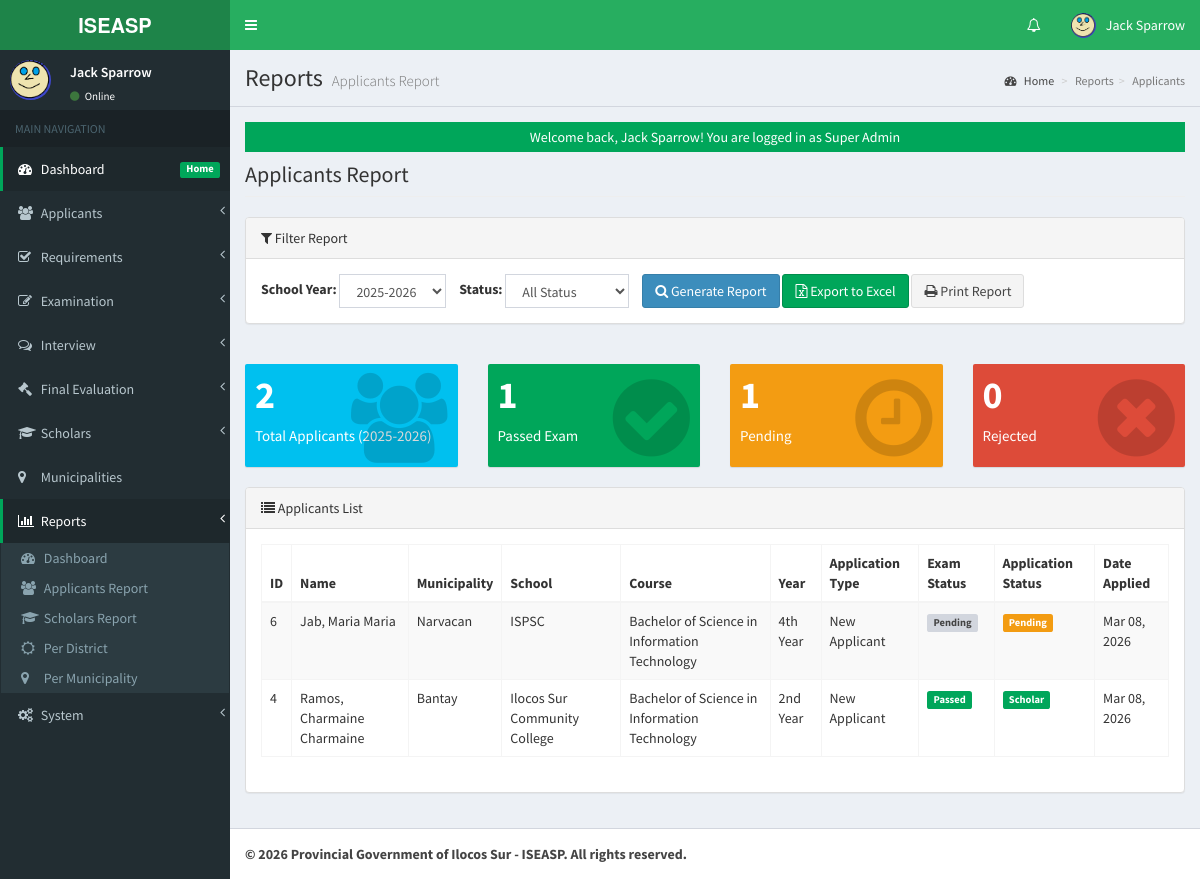
Page /admin/reports/index.php?view=applicants (signed in) on the committed database.
### tables this page shows
CREATE TABLE `tblusers` (
  `USERID` int(11) NOT NULL AUTO_INCREMENT,
  `FULLNAME` varchar(150) NOT NULL,
  `USERNAME` varchar(100) NOT NULL,
  `PASS` varchar(255) NOT NULL,
  `ROLE` enum('Super Admin','Admin','Evaluator','Staff') DEFAULT 'Admin',
  `PICLOCATION` varchar(255) DEFAULT NULL,
  `EMAIL` varchar(150) DEFAULT NULL,
  `DATECREATED` datetime DEFAULT current_timestamp(),
  `LAST_LOGIN` datetime DEFAULT NULL,
  `LAST_ACTIVITY` datetime DEFAULT NULL,
  `IP_ADDRESS` varchar(45) DEFAULT NULL,
  PRIMARY KEY (`USERID`),
  UNIQUE KEY `USERNAME` (`USERNAME`),
  KEY `idx_username` (`USERNAME`),
  KEY `idx_role` (`ROLE`)
);

CREATE TABLE `tbl_applicants` (
  `APPLICANTID` int(11) NOT NULL AUTO_INCREMENT,
  `FIRSTNAME` varchar(100) NOT NULL,
  `MIDDLENAME` varchar(100) DEFAULT NULL,
  `LASTNAME` varchar(100) NOT NULL,
  `SUFFIX` varchar(10) DEFAULT NULL,
  `LRN` varchar(12) DEFAULT NULL,
  `BIRTHDATE` date DEFAULT NULL,
  `BIRTHPLACE` varchar(200) DEFAULT NULL,
  `GENDER` enum('Male','Female','Other') DEFAULT NULL,
  `CIVIL_STATUS` enum('Single','Married','Widowed','Separated') DEFAULT 'Single',
  `RELIGION` varchar(100) DEFAULT NULL,
  `NATIONALITY` varchar(50) DEFAULT 'Filipino',
  `PERMANENT_ADDRESS` text DEFAULT NULL,
  `CURRENT_ADDRESS` text DEFAULT NULL,
  `DISTRICT` varchar(100) DEFAULT NULL,
  `MUNICIPALITY` varchar(100) DEFAULT NULL,
  `BARANGAY` varchar(100) DEFAULT NULL,
  `COURSE` varchar(150) NOT NULL,
  `SCHOOL` varchar(150) NOT NULL,
  `YEARLEVEL` varchar(50) NOT NULL,
  `GPA` decimal(5,2) DEFAULT NULL,
  `CONTACT` varchar(20) NOT NULL,
  `EMAIL` varchar(150) NOT NULL,
  `FACEBOOK_URL` varchar(255) DEFAULT NULL,
  `EMERGENCY_CONTACT_NAME` varchar(150) DEFAULT NULL,
  `EMERGENCY_CONTACT_NUMBER` varchar(20) DEFAULT NULL,
  `EMERGENCY_CONTACT_RELATION` varchar(50) DEFAULT NULL,
  `APPLICATION_TYPE` enum('New Applicant','Renewal') DEFAULT 'New Applicant',
  `SCHOOL_YEAR` varchar(20) DEFAULT NULL,
  `SEMESTER` enum('1st Semester','2nd Semester','Summer') DEFAULT '1st Semester',
  `IS_4PS_BENEFICIARY` enum('Yes','No') DEFAULT 'No',
  `IS_INDIGENOUS` enum('Yes','No') DEFAULT 'No',
  `FAMILY_ANNUAL_INCOME` decimal(10,2) DEFAULT NULL,
  `PARENT_OCCUPATION` varchar(100) DEFAULT NULL,
  `STATUS` enum('Pending','Approved','Rejected','For Interview','Qualified','Scholar','Graduated') DEFAULT 'Pending',
  `EXAM_STATUS` enum('Pending','Passed','Failed') DEFAULT 'Pending',
  `REQUIREMENT_STATUS` enum('Complete','Incomplete','Pending') DEFAULT 'Pending',
  `REQUIREMENT_DATE` datetime DEFAULT NULL,
  `EXAM_SLIP_NUMBER` varchar(50) DEFAULT NULL,
  `EXAM_SLIP_GENERATED` datetime DEFAULT NULL,
  `EXAM_DATE` date DEFAULT NULL,
  `EXAM_TIME` time DEFAULT NULL,
  `EXAM_VENUE` varchar(255) DEFAULT NULL,
  `EXAM_NOTES` text DEFAULT NULL,
  `CREATED_BY` int(11) NOT NULL,
  `DATECREATED` datetime DEFAULT current_timestamp(),
  `UPDATED_BY` int(11) DEFAULT NULL,
  `LAST_UPDATED` datetime DEFAULT NULL ON UPDATE current_timestamp(),
  PRIMARY KEY (`APPLICANTID`),
  KEY `CREATED_BY` (`CREATED_BY`),
  KEY `idx_lrn` (`LRN`),
  KEY `idx_status` (`STATUS`),
  KEY `idx_exam_status` (`EXAM_STATUS`),
  KEY `idx_requirement_status` (`REQUIREMENT_STATUS`),
  KEY `idx_school_year` (`SCHOOL_YEAR`),
  KEY `idx_municipality` (`MUNICIPALITY`),
  KEY `idx_district` (`DISTRICT`),
  KEY `idx_datecreated` (`DATECREATED`),
  KEY `idx_updated_by` (`UPDATED_BY`),
  CONSTRAINT `fk_applicant_creator` FOREIGN KEY (`CREATED_BY`) REFERENCES `tblusers` (`USERID`),
  CONSTRAINT `fk_applicant_updater` FOREIGN KEY (`UPDATED_BY`) REFERENCES `tblusers` (`USERID`) ON DELETE SET NULL
);

### admin/reports/applicants.php (the view, shortened to what the rows shown need)
<?php
global $mydb;
$sy = isset($_GET['sy']) ? $_GET['sy'] : '2025-2026';
?>
<div class="row">
    <div class="col-lg-12">
        <h1 class="page-header">Applicants Report</h1>
    </div>
</div>
                <?php
                $mydb->setQuery("SELECT COUNT(*) as total FROM tbl_applicants WHERE SCHOOL_YEAR = '$sy'");
                $mydb->executeQuery();
                ?>
                <?php
                $mydb->setQuery("SELECT COUNT(*) as total FROM tbl_applicants WHERE SCHOOL_YEAR = '$sy' AND EXAM_STATUS = 'Passed'");
                $mydb->executeQuery();
                ?>
                <?php
                $mydb->setQuery("SELECT COUNT(*) as total FROM tbl_applicants WHERE SCHOOL_YEAR = '$sy' AND STATUS = 'Pending'");
                $mydb->executeQuery();
                ?>
                <?php
                $mydb->setQuery("SELECT COUNT(*) as total FROM tbl_applicants WHERE SCHOOL_YEAR = '$sy' AND STATUS = 'Rejected'");
                $mydb->executeQuery();
                ?>
<div class="row">
    <div class="col-lg-12">
        <div class="panel panel-default">
            <div class="panel-body">
                <div class="table-responsive">
                    <table id="report-table" class="table table-striped table-bordered">
                        <thead>
                            <tr>
                                <th>ID</th>
                                <th>Name</th>
                                <th>Municipality</th>
                                <th>School</th>
                                <th>Course</th>
                                <th>Year</th>
                                <th>Application Type</th>
                                <th>Exam Status</th>
                                <th>Application Status</th>
                                <th>Date Applied</th>
                            </tr>
                        </thead>
                        <tbody>
                            <?php
                            $where = "WHERE SCHOOL_YEAR = '$sy'";
                            $sql = "SELECT * FROM tbl_applicants $where ORDER BY DATECREATED DESC";
                            $mydb->setQuery($sql);
                            $mydb->executeQuery();
                            $applicants = $mydb->loadResultList();
                            foreach ($applicants as $a):
                            ?>
                            <tr>
                                <td><?= $a->APPLICANTID ?></td>
                                <td><?= htmlspecialchars($a->LASTNAME . ', ' . $a->FIRSTNAME . ' ' . ($a->MIDDLENAME ?? '')) ?></td>
                                <td><?= htmlspecialchars($a->MUNICIPALITY ?? 'N/A') ?></td>
                                <td><?= htmlspecialchars($a->SCHOOL ?? 'N/A') ?></td>
                                <td><?= htmlspecialchars($a->COURSE ?? 'N/A') ?></td>
                                <td><?= $a->YEARLEVEL ?></td>
                                <td><?= $a->APPLICATION_TYPE ?></td>
                                <td>
                                    <span class="label label-<?= $a->EXAM_STATUS == 'Passed' ? 'success' : ($a->EXAM_STATUS == 'Failed' ? 'danger' : 'default') ?>">
                                        <?= $a->EXAM_STATUS ?>
                                    </span>
                                </td>
                                <td>
                                    <span class="label label-<?=
                                        $a->STATUS == 'Scholar' ? 'success' :
                                        ($a->STATUS == 'Qualified' ? 'primary' :
                                        ($a->STATUS == 'For Interview' ? 'info' :
                                        ($a->STATUS == 'Pending' ? 'warning' :
                                        ($a->STATUS == 'Rejected' ? 'danger' : 'default')))) ?>">
                                        <?= $a->STATUS ?>
                                    </span>
                                </td>
                                <td><?= date('M d, Y', strtotime($a->DATECREATED)) ?></td>
                            </tr>
                            <?php endforeach; ?>
                        </tbody>
                    </table>
                </div>
            </div>
        </div>
    </div>
</div>

### admin/theme/templates.php (shortened to what the rows shown need)
<!DOCTYPE html>
<html>
<head>
    <link rel="stylesheet" href="<?php echo web_root;?>bootstrap/css/bootstrap.min.css">
    <link rel="stylesheet" href="<?php echo web_root;?>plugins/font-awesome/css/font-awesome.min.css">
    <link rel="stylesheet" href="<?php echo web_root;?>dist/css/AdminLTE.min.css">
    <link rel="stylesheet" href="<?php echo web_root;?>dist/css/skins/_all-skins.min.css">
    <link rel="stylesheet" href="<?php echo web_root;?>plugins/iCheck/flat/blue.css">
    <link rel="stylesheet" href="<?php echo web_root;?>plugins/datatables/dataTables.bootstrap.css">
    <link rel="stylesheet" href="<?php echo web_root;?>plugins/datepicker/datepicker3.css">
    <link rel="stylesheet" href="<?php echo web_root;?>plugins/daterangepicker/daterangepicker-bs3.css">
    <link rel="stylesheet" href="<?php echo web_root;?>plugins/bootstrap-wysihtml5/bootstrap3-wysihtml5.min.css">
</head>
<body class="hold-transition skin-green fixed sidebar-mini">
    <div class="wrapper">
        <header class="main-header">
            <nav class="navbar navbar-static-top" role="navigation">
                <div class="navbar-custom-menu">
                    <ul class="nav navbar-nav">
                        <?php
                        $user = New User();
                        $singleuser = $user->single_user($_SESSION['ADMIN_USERID']);
                        ?>
                        <li class="dropdown user user-menu">
                            <a href="#" class="dropdown-toggle" data-toggle="dropdown">
                                <img src="<?php echo web_root.'admin/user/photos/'. $singleuser->PICLOCATION;?>" class="user-image" alt="User Image">
                                <span class="hidden-xs"><?php echo $singleuser->FULLNAME; ?></span>
                            </a>
                        </li>
                    </ul>
                </div>
            </nav>
        </header>
        <aside class="main-sidebar">
            <section class="sidebar">
                <div class="user-panel">
                    <div class="pull-left image">
                        <img src="<?php echo web_root.'admin/user/photos/'. $singleuser->PICLOCATION;?>" class="img-circle" alt="User Image"  style="height: 40px;">
                    </div>
                    <div class="pull-left info">
                        <p><?php echo $singleuser->FULLNAME; ?></p>
                        <a href="#"><i class="fa fa-circle text-success"></i> Online</a>
                    </div>
                </div>
            </section>
        </aside>
        <div class="content-wrapper">
            <section class="content-header">
                <h1>
                    <?php echo isset($title) ? $title : 'Dashboard'; ?>
                    <small><?php echo isset($subtitle) ? $subtitle : 'Control Panel'; ?></small>
                </h1>
            </section>
            <section class="content">
                <?php
                if (isset($content) && file_exists($content)) {
                    require_once $content;
                } else {
                    echo '<div class="alert alert-danger">Content file not found!</div>';
                }
                ?>
            </section>
        </div>
    </div>
</body>
</html>

### rows in the picture
tblusers: PICLOCATION (picture), FULLNAME "Jack Sparrow"
tbl_applicants: APPLICANTID "6", LASTNAME+FIRSTNAME+MIDDLENAME "Jab, Maria Maria", MUNICIPALITY "Narvacan", SCHOOL "ISPSC", COURSE "Bachelor of Science in Information Technology", YEARLEVEL "4th Year", APPLICATION_TYPE "New Applicant", EXAM_STATUS "Pending", STATUS "Pending", DATECREATED "Mar 08, 2026"
tbl_applicants: APPLICANTID "4", LASTNAME+FIRSTNAME+MIDDLENAME "Ramos, Charmaine Charmaine", MUNICIPALITY "Bantay", SCHOOL "Ilocos Sur Community College", COURSE "Bachelor of Science in Information Technology", YEARLEVEL "2nd Year", APPLICATION_TYPE "New Applicant", EXAM_STATUS "Passed", STATUS "Scholar", DATECREATED "Mar 08, 2026"

### other values in the picture
$title "Reports"
$subtitle "Applicants Report"
str_replace('_', ' ', $_GET['view']) "Applicants"
$_SESSION['message'] "Welcome back, Jack Sparrow! You are logged in as Super Admin"
$total->total "2"
$sy "2025-2026"
$passed->total "1"
$pending->total "1"
$rejected->total "0"
